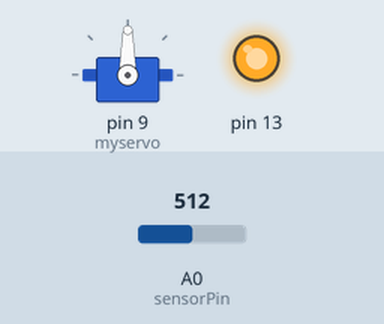
The sketch below on a simulated Arduino Uno, built with avr-gcc and run on an emulated ATmega328P. On the bench: servo, output pins drawn as LEDs (lit = HIGH). Inputs (shaded band) come from the test bench; at power-on: A0 (sensorPin) = 512.

Above: at 0.1 s.
At 5.1 s:
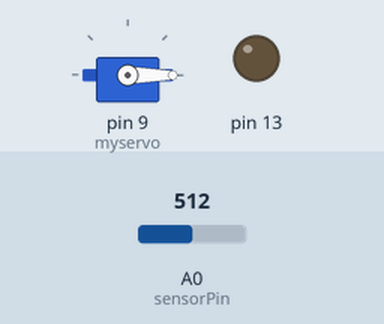
Timing chart, 0 to 6.6 s (numbered marks = the images above):
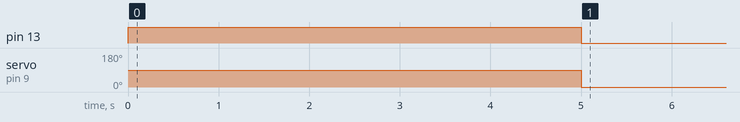

The sketch:

servo_plus_stretch_sensor.ino
```cpp
#include <Servo.h>

Servo myservo;

const int numReadings = 10;

int readings[numReadings];      // the readings from the analog input
int index = 0;                  // the index of the current reading
int total = 0;                  // the running total
int average = 0;                // the average

const int sensorPin = A0;

int sensorValue = 0;         // the sensor value
int sensorMin = 1023;        // minimum sensor value
int sensorMax = 0;           // maximum sensor value


void setup() {
  myservo.attach(9);

  Serial.begin(9600);

  pinMode(13, OUTPUT);
  digitalWrite(13, HIGH);

  // calibrate during the first five seconds
  while (millis() < 5000) {
    sensorValue = analogRead(sensorPin);

    // record the maximum sensor value
    if (sensorValue > sensorMax) {
      sensorMax = sensorValue;
    }

    // record the minimum sensor value
    if (sensorValue < sensorMin) {
      sensorMin = sensorValue;
    }
  }

  // signal the end of the calibration period
  digitalWrite(13, LOW);
}

void loop() {
  // read the sensor:
  sensorValue = analogRead(sensorPin);

  // apply the calibration to the sensor reading
  sensorValue = map(sensorValue, sensorMin, sensorMax, 0, 100);
//
//  // in case the sensor value is outside the range seen during calibration
  sensorValue = constrain(sensorValue, 0, 100);

  if(sensorValue > 50)
    {
      myservo.write(180);
    }

  if(sensorValue <= 50)
    {
      myservo.write(0);
    }

  delay(100);
}
```

Measured:
- by itself, servo on pin 9 (myservo): 90° → 0° at 5.0 s
